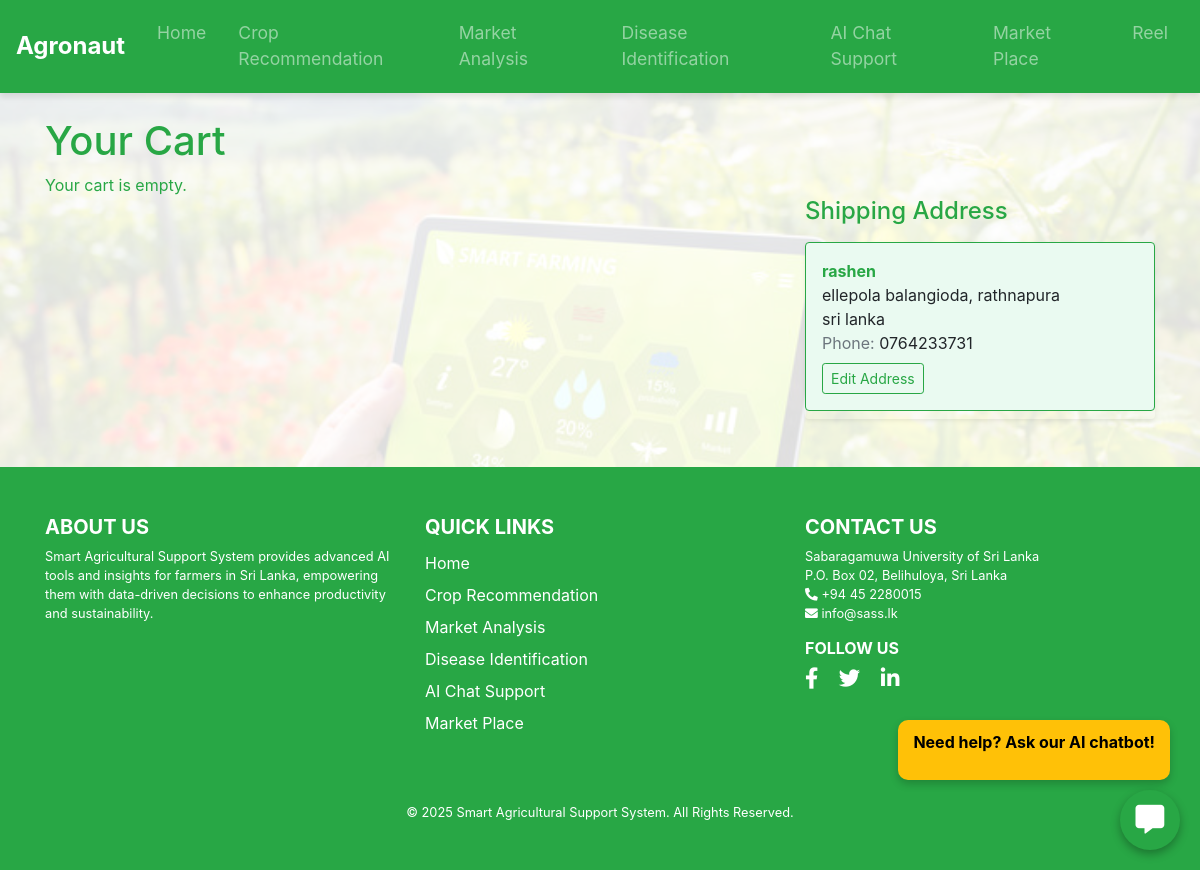
Screenshot of /market_place/cart/ (signed in) with the database file from the repository.
### market_place/models.py (models this page shows, shortened)
class Address(models.Model):
    user = models.ForeignKey(settings.AUTH_USER_MODEL, on_delete=models.CASCADE)
    name = models.CharField(max_length=255)
    district = models.CharField(max_length=255)
    country = models.CharField(max_length=255)
    phone_number = models.CharField(max_length=20)
    address = models.TextField()
    class Meta:
        unique_together = ('user', 'name')  # Adjust based on your requirements

### market_place/views.py (the view)
# urls.py: path('cart/', views.cart, name='cart'),
def cart(request):
    try:
        cart = Cart.objects.get(user=request.user)
        cart_items = cart.cartitem_set.all()  # Use the related name or directly access the CartItem set
    except Cart.DoesNotExist:
        cart_items = []
    addresses = Address.objects.filter(user=request.user)
    total_cost = sum(item.item.price * item.quantity for item in cart_items)
    return render(request, 'cart.html', {
        'cart_items': cart_items,
        'addresses': addresses,
        'total_cost': total_cost,  # Pass total cost to the template
    })

### market_place/templates/cart.html (shortened to what this page needs)
{% extends 'base.html' %}
{% load static %}
{% block content %}
<div class="container">
    <h1 class="mt-4 text-success">Your Cart</h1>
    <div class="row">
        <div class="col-md-8">
            <div class="cart-items">
                {% if cart_items %}
                    <ul class="list-group">
                        {% for cart_item in cart_items %}
                            <li class="list-group-item d-flex justify-content-between align-items-center bg-light border-success">
                                <div class="item-image">
                                    {% if cart_item.item.image %}
                                        <img src="{{ cart_item.item.image.url }}" alt="{{ cart_item.item.name }}" class="img-thumbnail" style="max-width: 100px;">
                                    {% else %}
                                        <img src="{% static 'images/default-item.png' %}" alt="{{ cart_item.item.name }}" class="img-thumbnail" style="max-width: 100px;">
                                    {% endif %}
                                </div>
                                <div class="item-details ml-3">
                                    <h5 class="text-success">{{ cart_item.item.name }}</h5>
                                    <p>Price: LKR {{ cart_item.item.price }}</p>
                                    <p>Quantity: {{ cart_item.quantity }}</p>
                                </div>
                                <div class="item-actions">
                                    <form action="{% url 'remove_from_cart' cart_item.item.id %}" method="post" class="ml-3">
                                        {% csrf_token %}
                                        <button type="submit" class="btn btn-success">Remove</button>
                                    </form>
                                </div>
                            </li>
                        {% endfor %}
                    </ul>
                {% else %}
                    <p class="text-success">Your cart is empty.</p>
                {% endif %}
            </div>
        </div>
        <div class="col-md-4">
            <div class="row">
                <div class="col-md-12">
                    {% if addresses %}
                        <h4 class="mt-4 mb-3 text-success">Shipping Address</h4>
                        <ul class="list-group shadow-sm">
                            {% for address in addresses %}
                                <li class="list-group-item p-3 mb-2 border-success rounded" style="background-color: #eafaf1;">
                                    <strong class="text-success">{{ address.name }}</strong><br>
                                    {{ address.address }}, {{ address.district }}<br>
                                    {{ address.country }}<br>
                                    <span class="text-muted">Phone:</span> {{ address.phone_number }}
                                    <div class="text-end mt-2">
                                        <a href="{% url 'edit_address' address.id %}" class="btn btn-outline-success btn-sm">Edit Address</a>
                                    </div>
                                </li>
                            {% endfor %}
                        </ul>
                    {% else %}
                        <p class="alert alert-warning mt-3">No address found. Please <a href="{% url 'add_address' %}" class="alert-link">add an address</a>.</p>
                    {% endif %}
                </div>
            </div>
        </div>
    </div>
</div>
{% include 'footer.html' %}
{% endblock %}

### rows the page displays
Address: name "rashen", address "ellepola balangioda", district "rathnapura", country "sri lanka", phone_number "0764233731"
